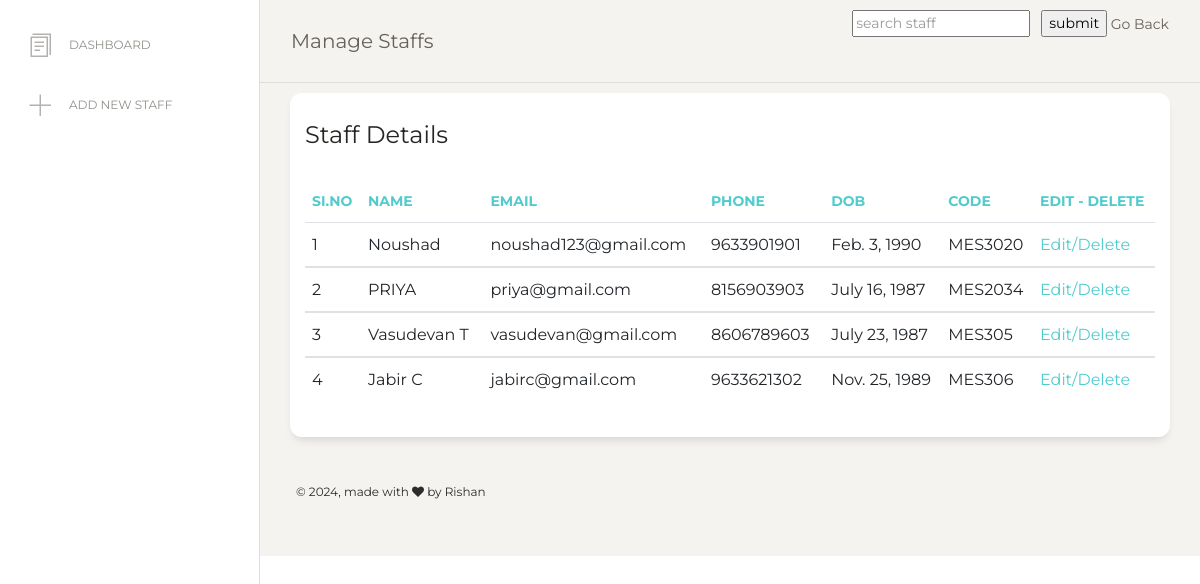
/admin_manage_staffs (signed in), run on the app's committed database.
### COLLEGE_APP/models.py (models this page shows)
class staff_profile(models.Model):
    staff_name = models.CharField(max_length=30)
    staff_email = models.CharField(max_length=30)
    staff_phone = models.BigIntegerField()
    staff_dob = models.DateField()
    staff_code = models.CharField(max_length=10)
    STAFF_LOGIN = models.ForeignKey(login_table, on_delete=models.CASCADE)

### COLLEGE_APP/views.py (the view)
# urls.py: path('admin_manage_staffs', views.admin_manage_staffs),
@login_required(login_url='/')
def admin_manage_staffs(request):
    staff_details = staff_profile.objects.all()
    return render(request, 'admin/manage_staff.html', {'staff_details': staff_details})

### templates/admin/manage_staff.html (shortened to what this page needs)
{% load static %}
<html lang="en">
<head>
  <link href="https://maxcdn.bootstrapcdn.com/font-awesome/latest/css/font-awesome.min.css" rel="stylesheet">
  <link href="static/Admin_Panel/assets/css/bootstrap.min.css" rel="stylesheet" />
  <link href="static/Admin_Panel/assets/css/paper-dashboard.css?v=2.0.1" rel="stylesheet" />
  <link href="static/Admin_Panel/assets/demo/demo.css" rel="stylesheet" />
</head>
<body class="">
  <div class="wrapper ">
    <div class="sidebar" data-color="white" data-active-color="danger">
      <div class="sidebar-wrapper">
        <ul class="nav">
          <li>
            <a href="home">
              <i class="nc-icon nc-single-copy-04"></i>
              <p>Dashboard</p>
            </a>
          </li>
          <li>
            <a href="add_staff">
              <i class="nc-icon nc-simple-add"></i>
              <p>Add New Staff</p>
            </a>
          </li>
        </ul>
      </div>
    </div>
    <div class="main-panel">
      <nav class="navbar navbar-expand-lg navbar-absolute fixed-top navbar-transparent">
        <div class="container-fluid">
          <div class="navbar-wrapper">
            <a class="navbar-brand">Manage Staffs</a>
          </div>
          <div class="collapse navbar-collapse justify-content-end" id="navigation">
              <form id="form1" name="form1" method="post" action="staff_search_filter">
                  <input type="text" placeholder="search staff" name="search" autocomplete="off" required/> &nbsp; <input type="submit" value="submit"/>
                  <a href="admin_manage_staffs">Go Back</a><BR>
            <ul class="navbar-nav">
            </ul>
          </div>
        </div>
      </nav>
      <div class="content">
        <div class="row">
          <div class="col-md-12">
            <div class="card">
              <div class="card-header">
                <h4 class="card-title"> Staff Details</h4>
              </div>
              <div class="card-body">
                <div class="table-responsive">
                  <table class="table">
                    <thead class=" text-primary">
                      <th>Si.No</th>
                      <th>Name</th>
                      <th>Email</th>
                      <th>Phone</th>
                      <th>DOB</th>
                      <th>CODE</th>
                      <th>Edit - Delete</th>
                    </thead>
                    <tbody>
                      <tr>{% for details in staff_details %}
                         <td> {{ forloop.counter }} </td>
                         <td> {{ details.staff_name }}&nbsp;</td>
                         <td> {{ details.staff_email }}&nbsp;</td>
                         <td> {{ details.staff_phone }}&nbsp;</td>
                         <td> {{ details.staff_dob }}</td>
                         <td> {{ details.staff_code }}</td>
                         <td> <a href="edit_staff/{{ details.id }}">Edit/</a><a href="delete_staff/{{ details.id }}">Delete</a></td>
                      </tr>
                    </tbody>
                      {% endfor %}
                  </table>
                </div>
              </div>
            </div>
          </div>
      <footer class="footer footer-black  footer-white ">
        <div class="container-fluid">
          <div class="row">
            <nav class="footer-nav">
            </nav>
            <div class="credits ml-auto">
              <span class="copyright">
                © , made with <i class="fa fa-heart heart"></i> by Rishan
              </span>
            </div>
          </div>
        </div>
      </footer>
    </div>
  </div>
</body>
</html>

### data on the page
staff_profile: staff_name "Noushad", staff_email "noushad123@gmail.com", staff_phone "9633901901", staff_dob "Feb. 3, 1990", staff_code "MES3020"
staff_profile: staff_name "PRIYA", staff_email "priya@gmail.com", staff_phone "8156903903", staff_dob "July 16, 1987", staff_code "MES2034"
staff_profile: staff_name "Vasudevan T", staff_email "vasudevan@gmail.com", staff_phone "8606789603", staff_dob "July 23, 1987", staff_code "MES305"
staff_profile: staff_name "Jabir C", staff_email "jabirc@gmail.com", staff_phone "9633621302", staff_dob "Nov. 25, 1989", staff_code "MES306"
